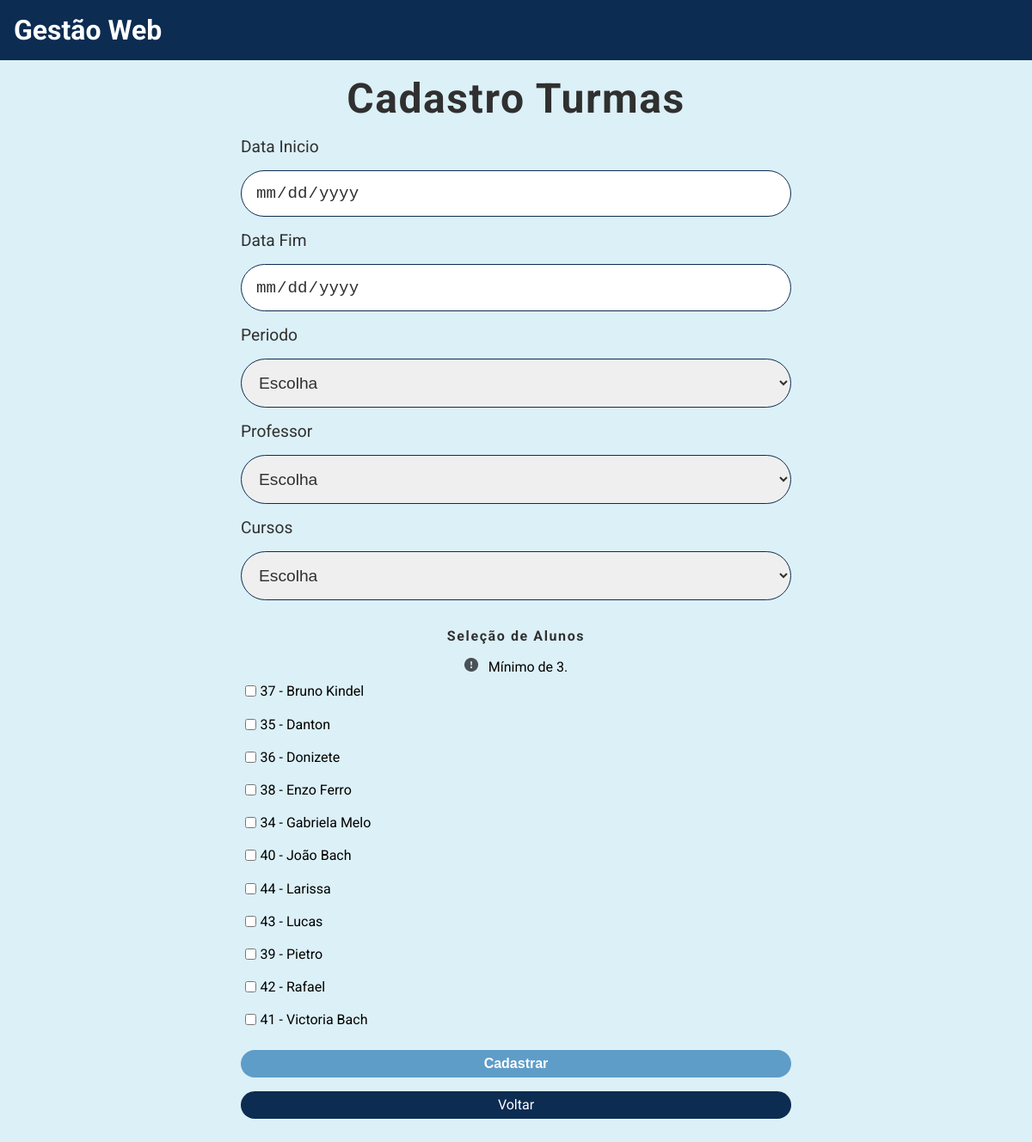
The page /cadastro/turma on the database its author committed.
### tables this page shows
CREATE TABLE Alunos (Matricula INTEGER PRIMARY KEY AUTOINCREMENT, Nome VARCHAR (255) NOT NULL, CPF VARCHAR (11) NOT NULL UNIQUE, Telefone VARCHAR (11), Email VARCHAR (255) NOT NULL);

### index.py (the view, shortened to what this page needs)
@app.route("/cadastro/turma", methods=('GET', 'POST'))
def cadastro_turma():
    professores = Professor.listar()
    cursos = Cursos.listar()
    alunos = Aluno.listar()
    return render_template("cadastro_turmas.html", professores=professores, cursos=cursos, alunos=alunos, mensagem=None)

### _Projeto_Alunos.py (called while the page is built)
    @classmethod
    def listar(cls):
        conexao = sqlite3.connect('Gestão_Escolar.db')
        cursor = conexao.cursor()
        sql = f"""
            SELECT * FROM Alunos
            ORDER BY nome
            """
        cursor.execute(sql)
        lista_alunos = cursor.fetchall()
        conexao.close()
        return lista_alunos

### _Projeto_Cursos.py (called while the page is built)
    @classmethod
    def listar(cls):
        conexao = sqlite3.connect('Gestão_Escolar.db')
        cursor = conexao.cursor()
        sql = f"""
            SELECT * FROM Cursos
            ORDER BY nome
            """
        cursor.execute(sql)
        lista_cursos = cursor.fetchall()
        conexao.close()
        return lista_cursos

### _Projeto_Professor.py (called while the page is built)
    @classmethod
    def listar(cls):
        conexao = sqlite3.connect('Gestão_Escolar.db')
        cursor = conexao.cursor()
        sql = """
            SELECT * FROM Professores
            ORDER BY nome
            """
        cursor.execute(sql)
        lista_professores = cursor.fetchall()
        conexao.close()
        return lista_professores

### templates/cadastro_turmas.html (shortened to what this page needs)
{% extends "base.html" %}
{% block conteudo %}
<div class="conteudo-principal">
    <h2> Cadastro Turmas </h2>
    <div class="conteudo-formulario">
        <form method="post">
            <div class="campos-formulario">
                <label for="data_inicio">Data Inicio</label>
                <input type="date" name="data_inicio" id="data_inicio" required>
            </div>
            <div class="campos-formulario">
                <label for="data_fim">Data Fim</label>
                <input type="date" name="data_fim" id="data_fim" required>
            </div>
            <div class="campos-formulario">
                <label for="periodo">Periodo</label>
                <select name="periodo" id="periodo" required>
                    <option value="" selected disabled> Escolha </option>
                </select>
            </div>
            <div class="campos-formulario">
                <label for="professor">Professor</label>
                <select name="professor" id="professor" required>
                    <option value="" selected disabled> Escolha </option>
                </select>
            </div>
            <div class="campos-formulario">
                <label for="cursos">Cursos</label>
                <select name="cursos" id="cursos" required>
                    <option value="" selected disabled> Escolha </option>
                </select>
            </div>
            <h3> Seleção de Alunos </h3>
            <img src="/static/img/Atencao.png" alt="Atenção"> Mínimo de 3.
            {% for aluno in alunos %}
            <div class="conteudo-alunos">
                <input
                    type="checkbox"
                    name="alunos"
                    id="{{aluno[0]}}"
                    value="{{aluno[0]}}"
                />
                <label for="{{aluno[0]}}">{{aluno[0]}} - {{aluno[1]}}</label>
            </div>
            {% endfor%}
            <button type="submit"> Cadastrar </button>
        </form>
        <a href="/listar/turmas" class="botao-primario"> Voltar </a>
    </div>
</div>
{% endblock %}

### templates/base.html (shortened to what this page needs)
<!DOCTYPE html>
<html lang="pt-br">
    <head>
        <link rel="stylesheet" href="{{ url_for('static', filename='css/style.css') }}">
    </head>
    <body>
        <header>
            <div class="conteudo-header">
                <h1> Gestão Web </h1>
            </div>
        </header>
        <main>
            {% block conteudo %}
            {% endblock %}
        </main>
    </body>
</html>

### static/css/style.css (style rules this page uses)
:root { --azul-fraco: rgb(220, 240, 247); --azul-escuro: rgb(12, 44, 82); --preto: rgb(48, 48, 48); --azul-normal: rgb(94, 157, 200); --verde-normal: rgb(21, 238, 108); }
* { margin: 0; padding: 0; box-sizing: border-box; }
body { font-family: 'Roboto', sans-serif; background: var(--azul-fraco) }
a { text-decoration: none; }
.botao-primario { display: flex; background-color: var(--azul-escuro); color: #FFFFFF; width: 100%; text-align: center; align-items: center; justify-content: center; border-radius: 3rem; }
header .conteudo-header { background-color: var(--azul-escuro); padding: 1rem; }
header .conteudo-header h1 { color: #FFFFFF }
main .conteudo-principal { display: flex; align-items: center; text-align: center; justify-content: center; flex-direction: column; margin-bottom: 3rem; }
main .conteudo-principal h2 { color: var(--preto); font-size: 3rem; margin: 1rem 0 1rem 0; letter-spacing: .1rem; }
main .conteudo-principal .conteudo-formulario { width: 40rem; }
main .conteudo-principal .conteudo-formulario .campos-formulario { display: flex; flex-direction: column; }
main .conteudo-principal .conteudo-formulario .campos-formulario label { font-size: 1.2rem; color: var(--preto); text-align: left; }
main .conteudo-principal .conteudo-formulario .campos-formulario input { width: 100%; height: 3.4rem; border-radius: 2rem; margin: 1rem 0 1rem 0; padding: 1rem; color: var(--preto); font-size: 1.2rem; border: 1px solid var(--azul-escuro); }
main .conteudo-principal .conteudo-formulario .campos-formulario select { width: 100%; border-radius: 2rem; margin: 1rem 0 1rem 0; padding: 1rem; color: var(--preto); font-size: 1.2rem; border: 1px solid var(--azul-escuro); }
main .conteudo-principal .conteudo-formulario button { background: var(--azul-normal); color: #FFFFFF; width: 100%; height: 2rem; margin: 1rem 0 1rem 0; text-align: center; border-radius: 3rem; border: none; font-size: 1rem; font-weight: 600; cursor: pointer; }
main .conteudo-principal .conteudo-formulario .botao-primario { height: 2rem; font-size: 1rem; font-weight: 400; }
main .conteudo-principal .conteudo-formulario h3 { margin: 1rem 0 1rem 0; font-size: 1rem; color: var(--preto); letter-spacing: .1rem; display: flex; align-items: center; justify-content: center; }
main .conteudo-principal .conteudo-formulario img { margin-right: 0.5rem; }
main .conteudo-principal .conteudo-formulario .conteudo-alunos { display: flex; align-items: center; padding: 0.3rem; }
main .conteudo-principal .conteudo-formulario .conteudo-alunos label { padding: 0.3rem; }

### rows shown on the page
Alunos: Matricula "37", Nome "Bruno Kindel"
Alunos: Matricula "35", Nome "Danton"
Alunos: Matricula "36", Nome "Donizete"
Alunos: Matricula "38", Nome "Enzo Ferro"
Alunos: Matricula "34", Nome "Gabriela Melo"
Alunos: Matricula "40", Nome "João Bach"
Alunos: Matricula "44", Nome "Larissa"
Alunos: Matricula "43", Nome "Lucas"
Alunos: Matricula "39", Nome "Pietro"
Alunos: Matricula "42", Nome "Rafael"
Alunos: Matricula "41", Nome "Victoria Bach"
